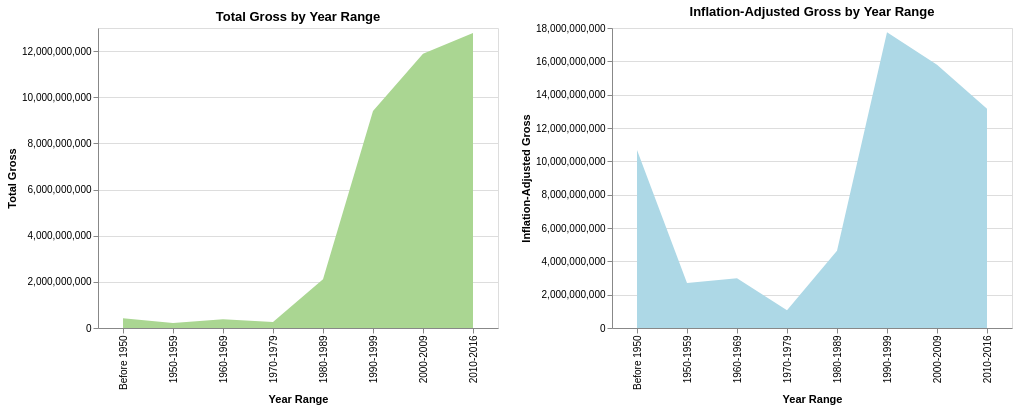

Source (notebook cell):
### Markdown cell above
### 2.1 Compare the inflation adjusted gross with total grass

### Code cell
# group movies_dir_char dataset by year range
gross_by_range = (
    movies_dir_char.groupby('year_range', observed=False)[
        ['total_gross', 'inflation_adjusted_gross']
    ]
    .sum()
    .reset_index()
)

# chart 1 shows total gross in year range
chart1 = alt.Chart(gross_by_range).mark_area(color='#AAD692').encode(
    x=alt.X('year_range:N', sort=year_range_order, title='Year Range'),
    y=alt.Y('total_gross:Q', title='Total Gross'),
    tooltip=['year_range', 'total_gross']
).properties(
    title='Total Gross by Year Range',
    width=400,
    height=300
)

# chart 3 shows inflation adjusted gross in year range
chart2 = alt.Chart(gross_by_range).mark_area(color='#ADD8E6').encode(
    x=alt.X('year_range:N', sort=year_range_order, title='Year Range'),
    y=alt.Y('inflation_adjusted_gross:Q', title='Inflation-Adjusted Gross'),
    tooltip=['year_range', 'inflation_adjusted_gross']
).properties(
    title='Inflation-Adjusted Gross by Year Range',
    width=400,
    height=300
)

# visualize both charts
chart1 | chart2

### Figure 1 — Vega-Lite specification as saved in the notebook (floating-point values rounded to 4 significant figures)
{"config": {"view": {"continuousWidth": 300, "continuousHeight": 300}}, "hconcat": [{"mark": {"type": "area", "color": "#AAD692"}, "encoding": {"tooltip": [{"field": "year_range", "type": "nominal"}, {"field": "total_gross", "type": "quantitative"}], "x": {"field": "year_range", "sort": ["Before 1950", "1950-1959", "1960-1969", "1970-1979", "1980-1989", "1990-1999", "2000-2009", "2010-2016"], "title": "Year Range", "type": "nominal"}, "y": {"field": "total_gross", "title": "Total Gross", "type": "quantitative"}}, "height": 300, "title": "Total Gross by Year Range", "width": 400}, {"mark": {"type": "area", "color": "#ADD8E6"}, "encoding": {"tooltip": [{"field": "year_range", "type": "nominal"}, {"field": "inflation_adjusted_gross", "type": "quantitative"}], "x": {"field": "year_range", "sort": ["Before 1950", "1950-1959", "1960-1969", "1970-1979", "1980-1989", "1990-1999", "2000-2009", "2010-2016"], "title": "Year Range", "type": "nominal"}, "y": {"field": "inflation_adjusted_gross", "title": "Inflation-Adjusted Gross", "type": "quantitative"}}, "height": 300, "title": "Inflation-Adjusted Gross by Year Range", "width": 400}], "data": {"name": "data-0af71a63d39cd1ca803d3319ffecfc08"}, "$schema": "https://vega.github.io/schema/vega-lite/v5.20.1.json", "datasets": {"data-0af71a63d39cd1ca803d3319ffecfc08": [{"year_range": "1950-1959", "total_gross": 216300000.0, "inflation_adjusted_gross": 2706000000.0}, {"year_range": "1960-1969", "total_gross": 383400000.0, "inflation_adjusted_gross": 2989000000.0}, {"year_range": "1970-1979", "total_gross": 262600000.0, "inflation_adjusted_gross": 1063000000.0}, {"year_range": "1980-1989", "total_gross": 2115000000.0, "inflation_adjusted_gross": 4637000000.0}, {"year_range": "1990-1999", "total_gross": 9409000000.0, "inflation_adjusted_gross": 17740000000.0}, {"year_range": "2000-2009", "total_gross": 11880000000.0, "inflation_adjusted_gross": 15790000000.0}, {"year_range": "2010-2016", "total_gross": 12780000000.0, "inflation_adjusted_gross": 13150000000.0}, {"year_range": "Before 1950", "total_gross": 417500000.0, "inflation_adjusted_gross": 10680000000.0}]}}
